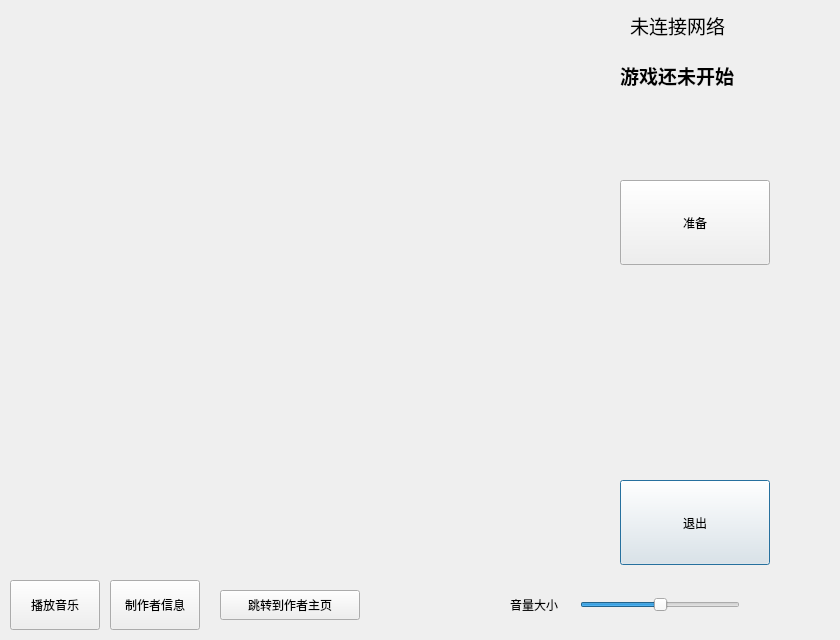
<?xml version="1.0" encoding="UTF-8"?>
<ui version="4.0">
 <class>interwuziqi</class>
 <widget class="QDialog" name="interwuziqi">
  <property name="geometry">
   <rect>
    <x>0</x>
    <y>0</y>
    <width>840</width>
    <height>640</height>
   </rect>
  </property>
  <property name="windowTitle">
   <string>interwuziqi</string>
  </property>
  <widget class="QSlider" name="horizontalSlider">
   <property name="geometry">
    <rect>
     <x>580</x>
     <y>590</y>
     <width>160</width>
     <height>29</height>
    </rect>
   </property>
   <property name="value">
    <number>50</number>
   </property>
   <property name="orientation">
    <enum>Qt::Horizontal</enum>
   </property>
  </widget>
  <widget class="QPushButton" name="exit">
   <property name="geometry">
    <rect>
     <x>620</x>
     <y>480</y>
     <width>150</width>
     <height>85</height>
    </rect>
   </property>
   <property name="styleSheet">
    <string notr="true"/>
   </property>
   <property name="text">
    <string>退出</string>
   </property>
   <property name="default">
    <bool>false</bool>
   </property>
   <property name="flat">
    <bool>false</bool>
   </property>
  </widget>
  <widget class="QLabel" name="internetText">
   <property name="geometry">
    <rect>
     <x>630</x>
     <y>10</y>
     <width>100</width>
     <height>30</height>
    </rect>
   </property>
   <property name="font">
    <font>
     <pointsize>14</pointsize>
    </font>
   </property>
   <property name="text">
    <string>未连接网络</string>
   </property>
  </widget>
  <widget class="QLabel" name="prompt">
   <property name="geometry">
    <rect>
     <x>620</x>
     <y>50</y>
     <width>170</width>
     <height>50</height>
    </rect>
   </property>
   <property name="font">
    <font>
     <pointsize>14</pointsize>
     <weight>75</weight>
     <bold>true</bold>
    </font>
   </property>
   <property name="autoFillBackground">
    <bool>false</bool>
   </property>
   <property name="text">
    <string>游戏还未开始</string>
   </property>
   <property name="scaledContents">
    <bool>false</bool>
   </property>
  </widget>
  <widget class="QLabel" name="prompt_2">
   <property name="geometry">
    <rect>
     <x>190</x>
     <y>0</y>
     <width>190</width>
     <height>30</height>
    </rect>
   </property>
   <property name="font">
    <font>
     <pointsize>14</pointsize>
     <weight>75</weight>
     <bold>true</bold>
    </font>
   </property>
   <property name="text">
    <string/>
   </property>
  </widget>
  <widget class="QPushButton" name="pushButton_3">
   <property name="geometry">
    <rect>
     <x>220</x>
     <y>590</y>
     <width>140</width>
     <height>30</height>
    </rect>
   </property>
   <property name="text">
    <string>跳转到作者主页</string>
   </property>
  </widget>
  <widget class="QLabel" name="label">
   <property name="geometry">
    <rect>
     <x>510</x>
     <y>590</y>
     <width>67</width>
     <height>30</height>
    </rect>
   </property>
   <property name="text">
    <string>音量大小</string>
   </property>
  </widget>
  <widget class="QPushButton" name="start">
   <property name="geometry">
    <rect>
     <x>620</x>
     <y>180</y>
     <width>150</width>
     <height>85</height>
    </rect>
   </property>
   <property name="text">
    <string>准备</string>
   </property>
   <property name="flat">
    <bool>false</bool>
   </property>
  </widget>
  <widget class="QPushButton" name="pushButton_2">
   <property name="geometry">
    <rect>
     <x>110</x>
     <y>580</y>
     <width>90</width>
     <height>50</height>
    </rect>
   </property>
   <property name="text">
    <string>制作者信息</string>
   </property>
  </widget>
  <widget class="QPushButton" name="playMusic">
   <property name="geometry">
    <rect>
     <x>10</x>
     <y>580</y>
     <width>90</width>
     <height>50</height>
    </rect>
   </property>
   <property name="text">
    <string>播放音乐</string>
   </property>
  </widget>
 </widget>
 <layoutdefault spacing="6" margin="11"/>
 <resources/>
 <connections/>
</ui>
